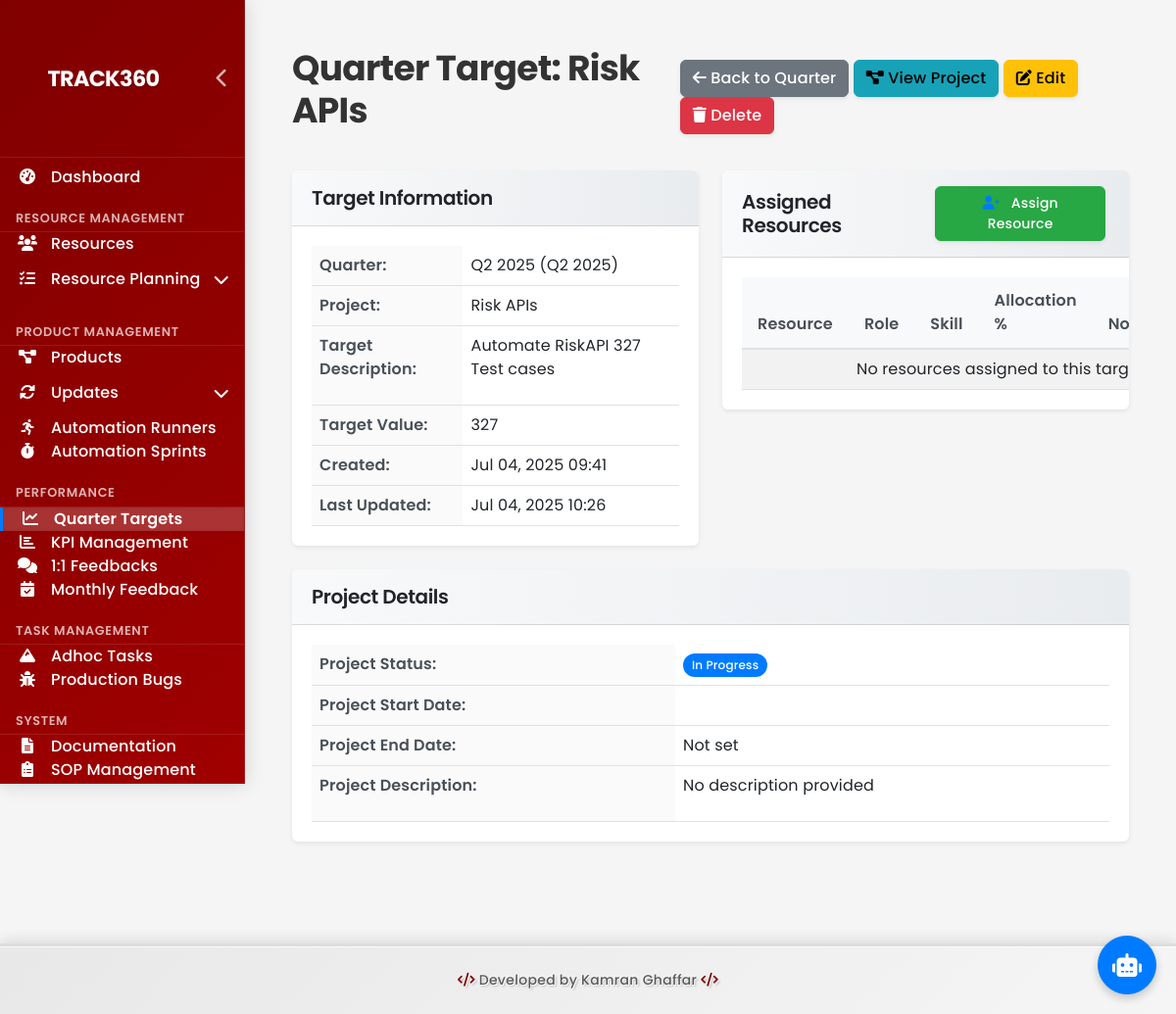
Page /dashboard/targets/79/ on the committed database.
### dashboard/models.py (models this page shows, shortened)
class QuarterTarget(models.Model):
    quarter = models.ForeignKey(Quarter, on_delete=models.CASCADE, related_name='targets')
    project = models.ForeignKey(Project, on_delete=models.CASCADE, related_name='quarterly_targets')
    target_description = models.TextField()
    target_value = models.IntegerField(null=True, blank=True, help_text="Numeric target value if applicable")
    achieved_value = models.IntegerField(null=True, blank=True, help_text="Actual achieved value")
    achievement_percentage = models.DecimalField(max_digits=5, decimal_places=2, null=True, blank=True, help_text="Percentage of target achieved")
    achievement_notes = models.TextField(blank=True)
    resources = models.ManyToManyField(Resource, through='QuarterTargetResource')
    created_at = models.DateTimeField(auto_now_add=True)
    updated_at = models.DateTimeField(auto_now=True)
    class Meta:
        pass

class Project(models.Model):
    STATUS_CHOICES = [
        ('not_started', 'Not Started'),
        ('in_progress', 'In Progress'),
        ('completed', 'Completed'),
        ('on_hold', 'On Hold'),
    ]
    AUTOMATION_STATUS_CHOICES = [
        ('hold', 'Hold'),
        ('completed', 'Completed'),
        ('in_progress', 'In Progress'),
        ('na', 'N/A'),
    ]
    PIPELINE_SCHEDULE_CHOICES = [
        ('on_demand', 'On-Demand'),
        ('weekly', 'Weekly'),
        ('nightly', 'Nightly'),
        ('na', 'N/A'),
    ]
    name = models.CharField(max_length=200)
    description = models.TextField(blank=True)
    status = models.CharField(max_length=20, choices=STATUS_CHOICES, default='not_started')
    resources = models.ManyToManyField(Resource, through='ProjectResource')
    smoke_automation_status = models.CharField(max_length=20, choices=AUTOMATION_STATUS_CHOICES, default='na', blank=True)
    regression_automation_status = models.CharField(max_length=20, choices=AUTOMATION_STATUS_CHOICES, default='na', blank=True)
    pipeline_schedule = models.CharField(max_length=20, choices=PIPELINE_SCHEDULE_CHOICES, default='na', blank=True)
    execution_time_of_smoke = models.CharField(max_length=50, blank=True, help_text="Hours and Minutes")
    total_number_of_available_test_cases = models.IntegerField(null=True, blank=True)
    status_of_last_automation_run = models.TextField(blank=True)
    date_of_last_automation_run = models.DateField(null=True, blank=True)
    automation_framework_tech_stack = models.TextField(blank=True)
    team_lead = models.ForeignKey(Resource, on_delete=models.SET_NULL, null=True, blank=True, related_name='products_as_lead', db_column='team_lead_id')
    regression_coverage = models.IntegerField(null=True, blank=True, help_text="Percentage or count")
    smoke_coverage = models.IntegerField(null=True, blank=True, help_text="Percentage of smoke test cases automated")
    bugs_found_through_automation = models.IntegerField(null=True, blank=True)
    total_automatable_test_cases = models.IntegerField(null=True, blank=True)
    total_automatable_smoke_test_cases = models.IntegerField(null=True, blank=True)
    total_automated_test_cases = models.IntegerField(null=True, blank=True)
    total_automated_smoke_test_cases = models.IntegerField(null=True, blank=True)
    sprint_cycle = models.CharField(max_length=50, blank=True)
    total_number_of_functional_test_cases = models.IntegerField(null=True, blank=True)
    total_number_of_business_test_cases = models.IntegerField(null=True, blank=True)
    oat_release_cycle = models.CharField(max_length=50, blank=True)
    in_production = models.BooleanField(default=False)
    in_development = models.BooleanField(default=False)
    start_date = models.DateField(null=True, blank=True)
    end_date = models.DateField(null=True, blank=True)
    created_at = models.DateTimeField(auto_now_add=True)
    updated_at = models.DateTimeField(auto_now=True)

class Quarter(models.Model):
    QUARTER_CHOICES = [
        (1, 'Q1'),
        (2, 'Q2'),
        (3, 'Q3'),
        (4, 'Q4'),
    ]
    year = models.IntegerField()
    quarter_number = models.IntegerField(choices=QUARTER_CHOICES)
    name = models.CharField(max_length=50, blank=True)
    start_date = models.DateField()
    end_date = models.DateField()
    completed = models.BooleanField(default=False)
    completion_date = models.DateField(null=True, blank=True)
    completion_notes = models.TextField(blank=True)
    created_at = models.DateTimeField(auto_now_add=True)
    updated_at = models.DateTimeField(auto_now=True)
    class Meta:
        unique_together = ('year', 'quarter_number')
        ordering = ['-year', 'quarter_number']
    def __str__(self):
        return f"Q{self.quarter_number} {self.year}" if not self.name else f"{self.name} (Q{self.quarter_number} {self.year})"

### dashboard/views.py (the view)
# urls.py: path('targets/<int:pk>/', views.QuarterTargetDetailView.as_view(), name='quarter-target-detail'),
class QuarterTargetDetailView(DetailView):
    model = QuarterTarget
    template_name = 'dashboard/quarter_target_detail.html'
    context_object_name = 'target'
    def get_context_data(self, **kwargs):
        context = super().get_context_data(**kwargs)
        context['resources'] = QuarterTargetResource.objects.filter(quarter_target=self.object)
        return context

### Portable-Dashboard-Deploy/dashboard/templates/dashboard/quarter_target_detail.html (shortened to what this page needs)
{% extends 'dashboard/base.html' %}
{% block content %}
<div class="container-fluid">
    <div class="d-flex justify-content-between align-items-center mb-4">
        <h1>Quarter Target: {{ target.project.name }}</h1>
        <div>
            <a href="{% url 'quarter-detail' target.quarter.id %}" class="btn btn-secondary">
                <i class="fas fa-arrow-left"></i> Back to Quarter
            </a>
            <a href="{% url 'product-detail' target.project.id %}" class="btn btn-info">
                <i class="fas fa-project-diagram"></i> View Project
            </a>
            <a href="{% url 'quarter-target-update' target.id %}" class="btn btn-warning">
                <i class="fas fa-edit"></i> Edit
            </a>
            <a href="{% url 'quarter-target-delete' target.id %}" class="btn btn-danger">
                <i class="fas fa-trash"></i> Delete
            </a>
        </div>
    </div>
    <div class="row">
        <div class="col-md-6">
            <div class="card mb-4">
                <div class="card-header">
                    <h5>Target Information</h5>
                </div>
                <div class="card-body">
                    <table class="table">
                        <tr>
                            <th>Quarter:</th>
                            <td>{{ target.quarter }}</td>
                        </tr>
                        <tr>
                            <th>Project:</th>
                            <td>{{ target.project.name }}</td>
                        </tr>
                        <tr>
                            <th>Target Description:</th>
                            <td>{{ target.target_description|linebreaks }}</td>
                        </tr>
                        <tr>
                            <th>Target Value:</th>
                            <td>{{ target.target_value|default:"Not specified" }}</td>
                        </tr>
                        <tr>
                            <th>Created:</th>
                            <td>{{ target.created_at|date:"M d, Y H:i" }}</td>
                        </tr>
                        <tr>
                            <th>Last Updated:</th>
                            <td>{{ target.updated_at|date:"M d, Y H:i" }}</td>
                        </tr>
                    </table>
                </div>
            </div>
        </div>
        <div class="col-md-6">
            <div class="card mb-4">
                <div class="card-header d-flex justify-content-between align-items-center">
                    <h5>Assigned Resources</h5>
                    <a href="{% url 'assign-resource-to-target' target.id %}" class="btn btn-sm btn-success">
                        <i class="fas fa-user-plus"></i> Assign Resource
                    </a>
                </div>
                <div class="card-body">
                    <table class="table table-striped">
                        <thead>
                            <tr>
                                <th>Resource</th>
                                <th>Role</th>
                                <th>Skill</th>
                                <th>Allocation %</th>
                                <th>Notes</th>
                            </tr>
                        </thead>
                        <tbody>
                            {% for resource_assignment in resources %}
                            <tr>
                                <td><a href="{% url 'resource-detail' resource_assignment.resource.id %}">{{ resource_assignment.resource.name }}</a></td>
                                <td>{{ resource_assignment.resource.role|default:"Not specified" }}</td>
                                <td>{{ resource_assignment.resource.get_skill_display }}</td>
                                <td>{{ resource_assignment.allocation_percentage }}%</td>
                                <td>{{ resource_assignment.notes|truncatechars:30 }}</td>
                                <td>
                                    <a href="{% url 'remove-resource-from-target' target.id resource_assignment.resource.id %}" class="btn btn-sm btn-danger">
                                        <i class="fas fa-user-minus"></i>
                                    </a>
                                </td>
                            </tr>
                            {% empty %}
                            <tr>
                                <td colspan="6" class="text-center">No resources assigned to this target.</td>
                            </tr>
                            {% endfor %}
                        </tbody>
                    </table>
                </div>
            </div>
        </div>
    </div>
    <div class="row">
        <div class="col-md-12">
            <div class="card mb-4">
                <div class="card-header">
                    <h5>Project Details</h5>
                </div>
                <div class="card-body">
                    <table class="table">
                        <tr>
                            <th>Project Status:</th>
                            <td>
                                {% if target.project.status == 'not_started' %}
                                <span class="badge bg-secondary">Not Started</span>
                                {% elif target.project.status == 'in_progress' %}
                                <span class="badge bg-primary">In Progress</span>
                                {% elif target.project.status == 'completed' %}
                                <span class="badge bg-success">Completed</span>
                                {% elif target.project.status == 'on_hold' %}
                                <span class="badge bg-warning">On Hold</span>
                                {% endif %}
                            </td>
                        </tr>
                        <tr>
                            <th>Project Start Date:</th>
                            <td>{{ target.project.start_date|date:"M d, Y" }}</td>
                        </tr>
                        <tr>
                            <th>Project End Date:</th>
                            <td>{{ target.project.end_date|date:"M d, Y"|default:"Not set" }}</td>
                        </tr>
                        <tr>
                            <th>Project Description:</th>
                            <td>{{ target.project.description|default:"No description provided"|linebreaks }}</td>
                        </tr>
                    </table>
                </div>
            </div>
        </div>
    </div>
</div>
{% endblock %}

### dashboard/static/css/logo.css (style rules this page uses)
:root { --logo-height: 80px; --logo-max-width: 240px; --logo-border-radius: 8px; --logo-transition-speed: 0.3s; --logo-hover-scale: 1.05; --logo-shadow: 0 4px 8px rgba(0, 0, 0, 0.1); --logo-text-color: white; --logo-bg-color: transparent; }

### dashboard/static/css/automation-updates.css (style rules this page uses)
.table { margin-bottom: 0; }
.table thead th { background-color: #f8f9fa; border-bottom: 2px solid #dee2e6; font-weight: 600; color: #495057; padding: 0.75rem 1rem; }
.table tbody tr { transition: all 0.2s; }
.badge { padding: 0.5rem 0.75rem; font-weight: 500; border-radius: 0.25rem; }
.btn-sm { padding: 0.25rem 0.5rem; font-size: 0.875rem; border-radius: 0.2rem; margin-right: 0.25rem; }

### dashboard/static/css/modern-dashboard.css (style rules this page uses)
:root { --primary-color: #4361ee; --primary-light: #4895ef; --primary-dark: #3f37c9; --secondary-color: #4cc9f0; --success-color: #4CAF50; --info-color: #2196F3; --warning-color: #ff9800; --danger-color: #f44336; --light-color: #f8f9fa; --dark-color: #343a40; --gray-100: #f8f9fa; --gray-200: #e9ecef; --gray-300: #dee2e6; --gray-400: #ced4da; --gray-500: #adb5bd; --gray-600: #6c757d; --gray-700: #495057; --gray-800: #343a40; --gray-900: #212529; --shadow-sm: 0 .125rem .25rem rgba(0,0,0,.075); --shadow: 0 .5rem 1rem rgba(0,0,0,.15); --shadow-lg: 0 1rem 3rem rgba(0,0,0,.175); --transition-speed: 0.3s; --border-radius-sm: 0.25rem; --border-radius: 0.5rem; --border-radius-lg: 1rem; }
body { background-color: #f5f7fa; color: var(--gray-800); }
.container-fluid { padding: 1.5rem; }
.card { border: none; border-radius: var(--border-radius); box-shadow: var(--shadow-sm); transition: transform var(--transition-speed), box-shadow var(--transition-speed); margin-bottom: 1.5rem; overflow: hidden; }
.card-header { background: linear-gradient(to right, var(--light-color), var(--gray-200)); border-bottom: 1px solid var(--gray-300); padding: 1rem 1.25rem; font-weight: 600; display: flex; align-items: center; }
.card-header h5 { margin-bottom: 0; font-weight: 600; }
.card-header i { margin-right: 0.5rem; color: var(--primary-color); }
.card-body { padding: 1.5rem; }
.table { margin-bottom: 0; }
.table th { font-weight: 600; color: var(--gray-700); border-top: none; background-color: var(--gray-100); }
.table-striped tbody tr:nth-of-type(odd) { background-color: rgba(0, 0, 0, 0.02); }
.badge { padding: 0.5em 0.75em; font-weight: 500; border-radius: 30px; }
.badge.bg-primary { background-color: var(--primary-color) !important; }
.btn { border-radius: 30px; padding: 0.5rem 1.25rem; font-weight: 500; transition: all var(--transition-speed); box-shadow: var(--shadow-sm); }
.btn-success { background-color: var(--success-color); border-color: var(--success-color); }
.btn-info { background-color: var(--info-color); border-color: var(--info-color); }
.btn-warning { background-color: var(--warning-color); border-color: var(--warning-color); }
.btn-danger { background-color: var(--danger-color); border-color: var(--danger-color); }
.btn-sm { padding: 0.25rem 0.75rem; font-size: 0.875rem; }

### Portable-Dashboard-Deploy/dashboard/templates/dashboard/base.html (style rules this page uses)
:root { --primary-color: #007bff; --secondary-color: #6c757d; --success-color: #28a745; --danger-color: #dc3545; --warning-color: #ffc107; --info-color: #17a2b8; --dark-color: #343a40; --light-color: #f8f9fa; --body-bg: #f5f5f5; --card-bg: #ffffff; --sidebar-width: 250px; --sidebar-collapsed-width: 70px; --header-height: 60px; --footer-height: 60px; --border-radius: 0.375rem; --box-shadow: 0 0.125rem 0.25rem rgba(0, 0, 0, 0.075); --transition-speed: 0.3s; }
body { background-color: var(--body-bg); font-family: 'Poppins', 'Roboto', -apple-system, BlinkMacSystemFont, "Segoe UI", Arial, sans-serif; line-height: 1.5; color: #333; overflow-x: hidden; letter-spacing: 0.01em; }
h1, h2, h3, h4, h5, h6 { font-family: 'Poppins', 'Roboto', sans-serif; font-weight: 600; letter-spacing: -0.02em; margin-bottom: 1rem; }
h1 { font-size: 2.25rem; font-weight: 700; }
.card { margin-bottom: 1.5rem; border: none; border-radius: var(--border-radius); box-shadow: var(--box-shadow); background-color: var(--card-bg); transition: transform 0.2s, box-shadow 0.2s; }
.card-header { background-color: rgba(0, 0, 0, 0.03); border-bottom: 1px solid rgba(0, 0, 0, 0.125); padding: 1rem 1.25rem; font-weight: 500; }
.card-body { padding: 1.25rem; }
.table { margin-bottom: 0; }
.table th { font-weight: 600; background-color: rgba(0, 0, 0, 0.02); }
.btn { border-radius: var(--border-radius); padding: 0.375rem 0.75rem; font-weight: 500; transition: all 0.2s; }

### rows in the picture
QuarterTarget: project.name "Risk APIs", quarter "Q2 2025 (Q2 2025)", target_description "Automate RiskAPI 327 Test cases", target_value "327", created_at "Jul 04, 2025 09:41", updated_at "Jul 04, 2025 10:26", project.end_date "Not set", project.description "No description provided"
